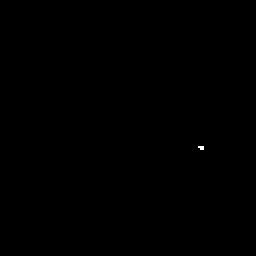
#> input picture Unet/python_notebooks/test_images/raw-4.tif, 128 x 128 px, found by its file name (shown 2 times larger); its folder holds 4 pictures in this run
$ jupyter execute --allow-errors augmentation.ipynb
#> lines starting #> are read from the running program, lines starting #| are printed output that depends on the picture
[cell 1]
# import packages
import os
from skimage import io, img_as_float, img_as_ubyte
#from skimage.io import imsave
from tifffile import imread, imwrite
import matplotlib.pyplot as plt
import numpy as np

[cell 2]
# test images
# paths and filenames
path = os.getcwd()
path_test_images = path + "\\test_images\\"
file_names_test = os.listdir(path_test_images)
print("Total test files:  {0}".format(len(file_names_test)))
# read in an image form the test files
img = imread(path_test_images+file_names_test[3])
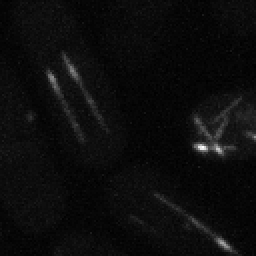
#> img: shape (128, 128) uint16 (shown 2 times larger); min 100, max 279, mean 109.1; drawn with min black and max white
plt.imshow(img, cmap="gray");
plt.axis("off");

[cell 3]
input_array = np.arange(12).reshape(4,3)
plt.imshow(input_array, cmap="gray");
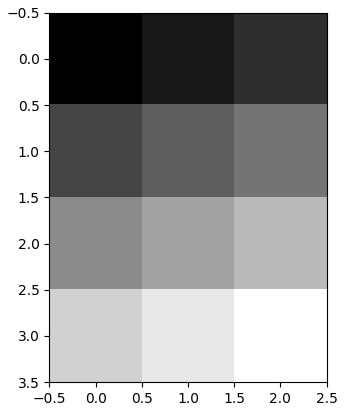
#> figure drawn by matplotlib, 1 panel

[cell 4]
class datAugmentation:
    def __init__(self, im, title = None):
        self.input = im
        self.title = title
        self.n_rows = im.shape[0]
        self.n_cols = im.shape[1]
        self.row_range = np.arange(self.n_rows)
        self.row_range_inv = np.flip(self.row_range)
        self.col_range = np.arange(self.n_cols)
        self.col_range_inv = np.flip(self.col_range)

    def rotate90(self):
        self.r90 = np.zeros(self.n_rows*self.n_cols).reshape(self.n_cols, self.n_rows)
        for row in self.row_range:
            vals = self.input[row,:]
            col_ind = self.row_range_inv[row]
            self.r90[:,col_ind] = vals

    def rotate180(self):
        self.r180 = np.zeros(self.n_rows*self.n_cols).reshape(self.n_rows, self.n_cols)
        for row in self.row_range:
            vals = self.input[row,:]
            vals = np.flip(vals)
            row_ind = self.row_range_inv[row]
            self.r180[row_ind,:] = vals

    def rotate270(self):
        self.r270 = np.zeros(self.n_rows*self.n_cols).reshape(self.n_cols, self.n_rows)
        for row in self.row_range:
            vals = self.input[row,:]
            vals = np.flip(vals)
            col_ind = row
            self.r270[:,col_ind] = vals

    def flip_horizontal(self):
        self.flip_horiz = np.zeros(self.n_rows*self.n_cols).reshape(self.n_rows, self.n_cols)
        for row in self.row_range:
            vals = self.input[row,:]
            vals = np.flip(vals)
            self.flip_horiz[row,:] = vals

    def flip_vertical(self):
        self.flip_vert = np.zeros(self.n_rows*self.n_cols).reshape(self.n_rows, self.n_cols)
        for row in self.row_range:
            vals = self.input[row,:]
            row_ind = self.row_range_inv[row]
            self.flip_vert[row_ind,:] = vals

    def rotate90_flip_horizontal(self):
        tmp_res = np.zeros(self.n_rows*self.n_cols).reshape(self.n_cols, self.n_rows)
        for row in self.row_range:
            vals = self.input[row,:]
            col_ind = self.row_range_inv[row]
            tmp_res[:,col_ind] = vals
        self.rot_flip_horiz = np.zeros(self.n_rows*self.n_cols).reshape(self.n_cols, self.n_rows)
        for row in self.col_range:
            vals = tmp_res[row,:]
            vals = np.flip(vals)
            self.rot_flip_horiz[row,:] = vals

    def rotate90_flip_vertical(self):
        tmp_res = np.zeros(self.n_rows*self.n_cols).reshape(self.n_cols, self.n_rows)
        for row in self.row_range:
            vals = self.input[row,:]
            col_ind = self.row_range_inv[row]
            tmp_res[:,col_ind] = vals
        self.rot_flip_vert = np.zeros(self.n_rows*self.n_cols).reshape(self.n_cols, self.n_rows)
        for row in self.col_range:
            vals = tmp_res[row,:]
            row_ind = self.col_range_inv[row]
            self.rot_flip_vert[row_ind,:] = vals

    def show_all_transformations(self):
        subplots = ["input", "r90", "r180", "r270", "flip_horiz",
                    "flip_vert", "rot_flip_horiz", "rot_flip_vert"]
        plt.figure(figsize=(12,7))
        for i in range(len(subplots)):
            method = subplots[i]
            plt.subplot(2, 4, i+1)
            plt.imshow(getattr(self, method), cmap="gray")
            plt.axis("off")
            plt.title(method)

[cell 5]
def write_ims(res_array, title, aug_type, dest_path):
    full_path = dest_path+title+"-"+aug_type+".tif"
    imwrite(full_path, res_array)

[cell 6]
a = datAugmentation(img)
a.rotate90()
#> after the loop in rotate90, `for row in self.row_range:`:
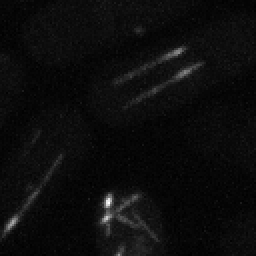
#> self.r90: shape (128, 128) float64 (shown 2 times larger); min 100, max 279, mean 109.1; drawn with min black and max white
a.rotate180()
#> after the loop in rotate180, `for row in self.row_range:`:
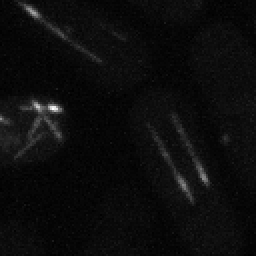
#> self.r180: shape (128, 128) float64 (shown 2 times larger); min 100, max 279, mean 109.1; drawn with min black and max white
a.rotate270()
#> after the loop in rotate270, `for row in self.row_range:`:
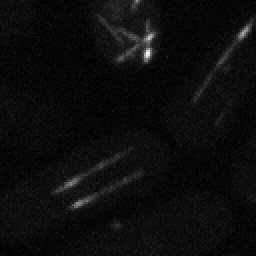
#> self.r270: shape (128, 128) float64 (shown 2 times larger); min 100, max 279, mean 109.1; drawn with min black and max white
a.flip_vertical()
#> after the loop in flip_vertical, `for row in self.row_range:`:
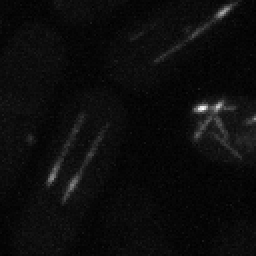
#> self.flip_vert: shape (128, 128) float64 (shown 2 times larger); min 100, max 279, mean 109.1; drawn with min black and max white
a.flip_horizontal()
#> after the loop in flip_horizontal, `for row in self.row_range:`:
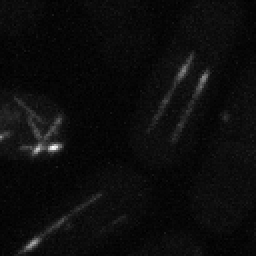
#> self.flip_horiz: shape (128, 128) float64 (shown 2 times larger); min 100, max 279, mean 109.1; drawn with min black and max white
a.rotate90_flip_horizontal()
#> after the loop in rotate90_flip_horizontal, `for row in self.col_range:`:
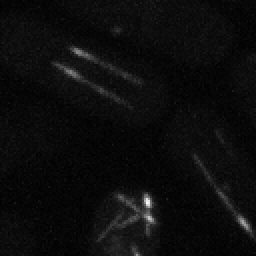
#> self.rot_flip_horiz: shape (128, 128) float64 (shown 2 times larger); min 100, max 279, mean 109.1; drawn with min black and max white
a.rotate90_flip_vertical()
#> after the loop in rotate90_flip_vertical, `for row in self.col_range:`:
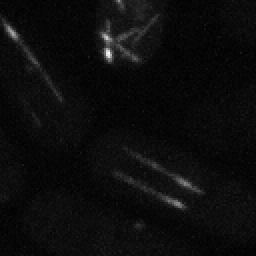
#> self.rot_flip_vert: shape (128, 128) float64 (shown 2 times larger); min 100, max 279, mean 109.1; drawn with min black and max white

a.show_all_transformations()

[cell 7]
test_array = np.arange(12).reshape(4,3)
b = datAugmentation(test_array)
b.rotate90()
b.rotate180()
b.rotate270()
b.flip_vertical()
b.flip_horizontal()
b.rotate90_flip_horizontal()
b.rotate90_flip_vertical()

b.show_all_transformations()
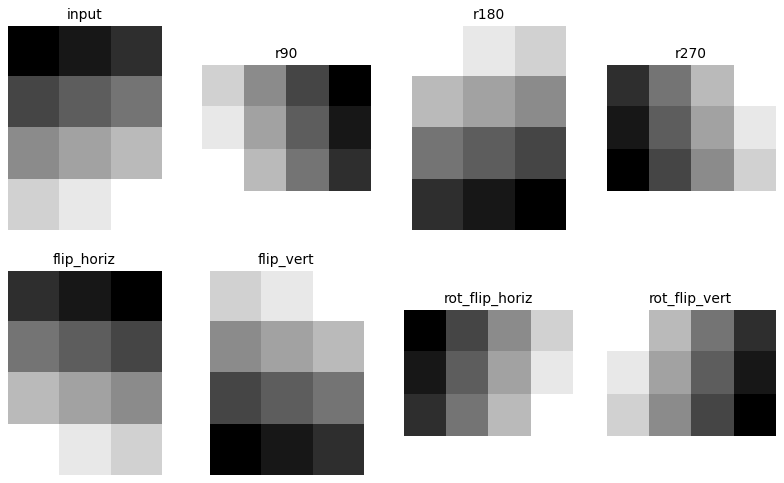
#> figure drawn by matplotlib, 8 panels
